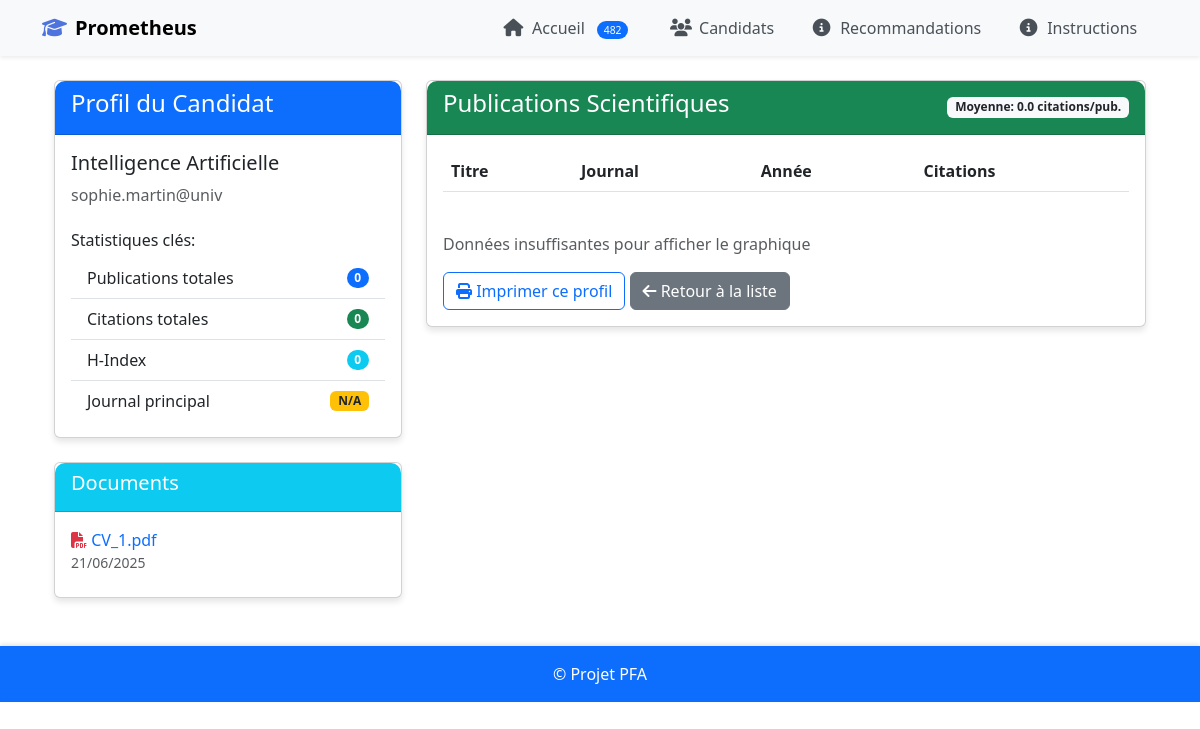
The app's page /candidate/3 with its own data.
### app/models.py (models this page shows, shortened)
class Candidate(db.Model):
    id = db.Column(db.Integer, primary_key=True)
    first_name = db.Column(db.String(100), nullable=False)
    last_name = db.Column(db.String(100), nullable=False)
    email = db.Column(db.String(120), unique=True, nullable=False)
    date_added = db.Column(db.DateTime, default=datetime.utcnow)
    documents = db.relationship('Document', backref='candidate', lazy=True, cascade="all, delete-orphan")
    publications = db.relationship('Publication', backref='candidate', lazy=True, cascade="all, delete-orphan")

class Document(db.Model):
    id = db.Column(db.Integer, primary_key=True)
    filename = db.Column(db.String(255), nullable=False)
    filepath = db.Column(db.String(255), nullable=False)
    upload_date = db.Column(db.DateTime, default=datetime.utcnow)
    candidate_id = db.Column(db.Integer, db.ForeignKey('candidate.id'), nullable=False)
    extracted_data = db.Column(db.JSON)

### app/routes.py (the view)
@bp.route('/candidate/<int:candidate_id>')
def candidate_detail(candidate_id):
    candidate = Candidate.query.get_or_404(candidate_id)
    publications = Publication.query.filter_by(candidate_id=candidate_id)\
                                    .order_by(Publication.year.desc()).all()
    citations_by_year = {}
    for pub in publications:
        year = pub.year
        citations = pub.citations or 0
        if year:
            citations_by_year[year] = citations_by_year.get(year, 0) + citations
    years = sorted(citations_by_year.keys()) if citations_by_year else []
    citations_by_year_values = [citations_by_year[year] for year in years] if years else []
    citations_list = [pub.citations or 0 for pub in publications]
    if publications:
        journal_counts = {}
        for pub in publications:
            journal = pub.journal or "Inconnu"
            journal_counts[journal] = journal_counts.get(journal, 0) + 1
        top_journal = max(journal_counts, key=journal_counts.get)
    else:
        top_journal = "N/A"
    stats = {
        'total_publications': len(publications),
        'total_citations': sum(citations_list),
        'h_index': calculate_h_index(citations_list),
        'avg_citations': sum(citations_list) / len(publications) if publications else 0,
        'top_journal': top_journal,
        'years': years,
        'citations_by_year': citations_by_year_values
    }
    return render_template(
        'candidate_detail.html',
        candidate=candidate,
        publications=publications,
        stats=stats
    )

### app/utils/evaluation.py (called while the page is built)
def calculate_h_index(citations):
    citations = sorted((c for c in citations if c is not None), reverse=True)
    h = 0
    for i, c in enumerate(citations):
        if c >= i + 1:
            h = i + 1
    return h

### app/templates/candidate_detail.html (shortened to what this page needs)
{% extends "base.html" %}
{% block content %}
<div class="container">
    <div class="row mt-4">
        <div class="col-md-4">
            <div class="card mb-4">
                <div class="card-header bg-primary text-white">
                    <h4>Profil du Candidat</h4>
                </div>
                <div class="card-body">
                    <h5>{{ candidate.first_name }} {{ candidate.last_name }}</h5>
                    <p class="text-muted">{{ candidate.email }}</p>
                    <div class="mt-4">
                        <h6>Statistiques clés:</h6>
                        <ul class="list-group list-group-flush">
                            <li class="list-group-item d-flex justify-content-between align-items-center">
                                Publications totales
                                <span class="badge bg-primary rounded-pill">{{ stats.total_publications }}</span>
                            </li>
                            <li class="list-group-item d-flex justify-content-between align-items-center">
                                Citations totales
                                <span class="badge bg-success rounded-pill">{{ stats.total_citations }}</span>
                            </li>
                            <li class="list-group-item d-flex justify-content-between align-items-center">
                                H-Index
                                <span class="badge bg-info rounded-pill">{{ stats.h_index }}</span>
                            </li>
                            <li class="list-group-item d-flex justify-content-between align-items-center">
                                Journal principal
                                <span class="badge bg-warning text-dark">{{ stats.top_journal }}</span>
                            </li>
                        </ul>
                    </div>
                </div>
            </div>
            <div class="card">
                <div class="card-header bg-info text-white">
                    <h5>Documents</h5>
                </div>
                <div class="card-body">
                    {% if candidate.documents %}
                        {% for doc in candidate.documents %}
                            <div class="mb-2">
                                <a href="{{ url_for('static', filename='uploads/' + doc.filename) }}"
                                   target="_blank" class="text-decoration-none">
                                    <i class="fas fa-file-pdf text-danger"></i> {{ doc.filename }}
                                </a>
                                <small class="text-muted d-block">{{ doc.upload_date.strftime('%d/%m/%Y') }}</small>
                            </div>
                        {% endfor %}
                    {% else %}
                        <p class="text-muted">Aucun document trouvé</p>
                    {% endif %}
                </div>
            </div>
        </div>
        <div class="col-md-8">
            <div class="card">
                <div class="card-header bg-success text-white">
                    <div class="d-flex justify-content-between align-items-center">
                        <h4>Publications Scientifiques</h4>
                        <span class="badge bg-light text-dark">
                            Moyenne: {{ "%.1f"|format(stats.avg_citations) }} citations/pub.
                        </span>
                    </div>
                </div>
                <div class="card-body">
                    <div class="table-responsive">
                        <table class="table table-hover">
                            <thead>
                                <tr>
                                    <th>Titre</th>
                                    <th>Journal</th>
                                    <th>Année</th>
                                    <th>Citations</th>
                                </tr>
                            </thead>
                        </table>
                    </div>
                    <div class="mt-4">
                    </div>
                    <div class="mt-3">
                        <button class="btn btn-outline-primary" onclick="window.print()">
                            <i class="fas fa-print"></i> Imprimer ce profil
                        </button>
                        <a href="{{ url_for('main.list_candidates') }}" class="btn btn-secondary">
                            <i class="fas fa-arrow-left"></i> Retour à la liste
                        </a>
                    </div>
                </div>
            </div>
        </div>
    </div>
</div>
{% endblock %}
{% block scripts %}
<link rel="stylesheet" href="https://cdnjs.cloudflare.com/ajax/libs/font-awesome/6.5.0/css/all.min.css">
{% endblock %}

### app/static/css/main.css (style rules this page uses)
body { font-family: 'Segoe UI', Tahoma, Geneva, Verdana, sans-serif; background-color: #f8f9fa; }
.card { border-radius: 10px; box-shadow: 0 4px 6px rgba(0, 0, 0, 0.1); transition: transform 0.3s ease; }
.card-header { border-radius: 10px 10px 0 0 !important; }
.table th { background-color: #f1f1f1; font-weight: 600; }
.btn { border-radius: 8px; padding: 8px 16px; font-weight: 500; }
.bg-primary { background-color: #3f51b5 !important; }
.bg-info { background-color: #17a2b8 !important; }
.bg-success { background-color: #28a745 !important; }
.card { border: none; border-radius: 10px; overflow: hidden; }
.card-header { font-weight: 600; }

### records on screen
Candidate: first_name "Intelligence", last_name "Artificielle", email "sophie.martin@univ"
Document: filename "CV_1.pdf", upload_date "21/06/2025"

### other values on screen
{{ stats.total_publications }} "0"
{{ stats.total_citations }} "0"
{{ stats.h_index }} "0"
{{ stats.top_journal }} "N/A"
{{ "%.1f"|format(stats.avg_citations) }} "0.0"
